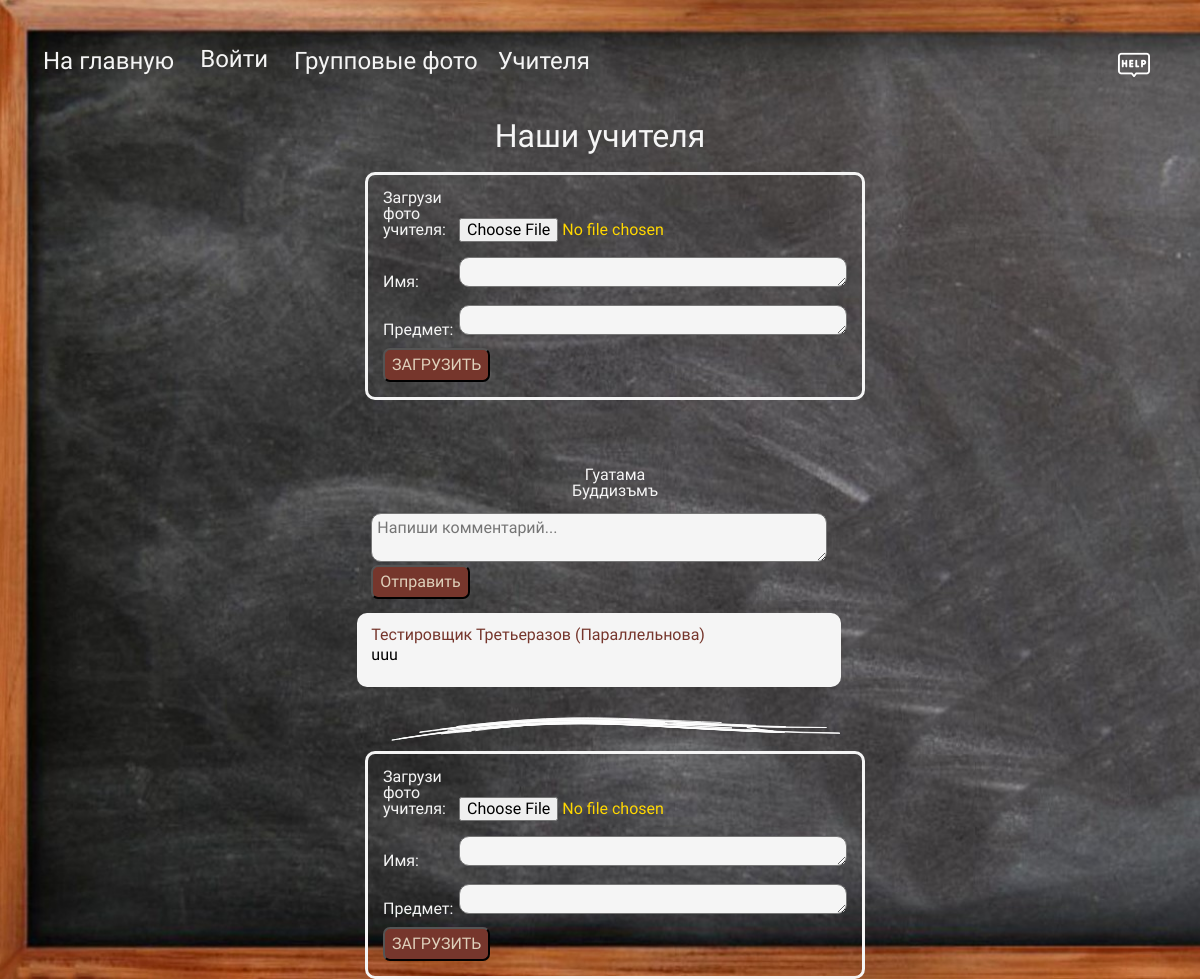
Screenshot of /teachers/ with the database file from the repository.
### reunion/models.py (models this page shows, shortened)
class Teachers(models.Model):
    user = models.ForeignKey('User', on_delete=models.CASCADE, related_name='teacher_photos')
    image = models.ImageField(upload_to='gallery/')
    name = models.TextField(blank=False)
    subject = models.TextField(blank=False)

class TeacherComment(models.Model):
    photo = models.ForeignKey('Teachers', on_delete=models.CASCADE, related_name='teacher_comments')  # комментарии под фото
    author = models.ForeignKey('User', on_delete=models.CASCADE, related_name='teacher_written_comments')  # комментарии, написанные пользователем
    text = models.TextField()

class User(AbstractUser):
    maiden_name = models.CharField(max_length=150, blank=True, null=True)
    telegram = models.CharField(max_length=150, blank=True, null=True)
    vk_profile = models.CharField(max_length=150, blank=True, null=True)
    ok_profile = models.CharField(max_length=150, blank=True, null=True)
    username = None  # полностью убираем username
    email = models.EmailField(unique=True)
    picture_young = models.ImageField(upload_to='pictures', blank=True, null=True, default='defaults/default_young.png')
    picture_teenager = models.ImageField(upload_to='pictures', blank=True, null=True, default='defaults/default_teenager.png')
    picture_old = models.ImageField(upload_to='pictures', blank=True, null=True, default='defaults/default_old.png')
    history = models.TextField(blank=True, null=True)
    slug = models.SlugField(db_index=True, default='', null=False)
    USERNAME_FIELD = 'email'
    REQUIRED_FIELDS = []
    groups = models.ManyToManyField(
        'auth.Group',
        related_name='custom_user_set',  # Уникальное имя
        blank=True,
        help_text=(
            'The groups this user belongs to. A user will get all permissions '
            'granted to each of their groups.'
        ),
        verbose_name='groups',
    )
    user_permissions = models.ManyToManyField(
        'auth.Permission',
        related_name='custom_user_set',  # Уникальное имя
        blank=True,
        help_text='Specific permissions for this user.',
        verbose_name='user permissions',
    )

### reunion/views.py (the view, shortened to what this page needs)
# urls.py: path('teachers/', views.teachers, name='teachers'),
def teachers(request):
    teachers_form = TeachersForm()
    comments_form = TeacherCommentForm()
    photos = Teachers.objects.all()
    return render(request, 'reunion/teachers.html', {'teachers_form': teachers_form,
                                                         'comments_form': comments_form,
                                                         'photos': photos})

### reunion/forms.py
class TeachersForm(forms.ModelForm):
    class Meta:
        model = Teachers
        fields = ('image', 'name', 'subject')
        labels = {'image': 'Загрузи фото учителя', 'name': 'Имя:', 'subject': 'Предмет:'}

class TeacherCommentForm(forms.ModelForm):
    class Meta:
        model = TeacherComment
        fields = ('text',)
        labels = {'text': ''}
        widgets = {
            'text': forms.Textarea(attrs={
                'rows': 2,
                'placeholder': 'Напиши комментарий...',
                'class': 'auto-resize',
            })
        }

### reunion/templates/reunion/teachers.html (shortened to what this page needs)
{% extends 'reunion/base_class.html' %}
{% load static %}
{% block content %}
    {% include 'reunion/navigation.html' %}
    <div class="header-container header-container_user-info">
        <h1>
            Наши учителя
        </h1>
    </div>
    <div class="gallery-container">
        <div class="gallery-container__upload small-textarea">
            <form method="post" enctype="multipart/form-data" class="profile-picture__form">
                {{ teachers_form}}
                <button type="submit" class="button">ЗАГРУЗИТЬ</button>
            </form>
        </div>
        <div class="gallery-container__gallery">
            {% for photo in photos %}
                <div class="gallery-container__gallery__item">
                    <div class="gallery-container__gallery__photo" id="photo-{{ photo.id }}">
                    </div>
                    <div class="gallery-container__gallery__description">
                            {{ photo.name }}
                            <br>
                            {{ photo.subject }}
                    </div>
                    <div class="comments comments__write-comment">
                        <form method="post" class="comment-form">
                            {{ comments_form.text }}
                            <button type="submit" class="button">Отправить</button>
                        </form>
                    </div>
                    {% if photo.teacher_comments.all %}
                        <div class="comments">
                          {% for comment in photo.teacher_comments.all %}
                            <div class="comment">
                                <div class="comment__author">
                                    {{ comment.author.first_name }} {{ comment.author.last_name }}
                                    {% if  comment.author.maiden_name %}
                                        ({{ comment.author.maiden_name }})
                                    {% endif %}
                                </div>
                                <div class="comment__comment">
                                    <div class="comment__comment__text">
                                        {{ comment.text|linebreaksbr }}
                                    </div>
                                </div>
                             </div>
                          {% endfor %}
                        </div>
                    {% endif %}
                    <div class="decor-stroke decor-stroke_center">
                        <img class="horizontal" src="{% static 'reunion/img/stroke_hor.svg' %}" alt="">
                    </div>
                </div>
            {% endfor %}
            {% if photos %}
                <div class="gallery-container__upload small-textarea" id="load-file">
                    <form method="post" enctype="multipart/form-data" class="profile-picture__form">
                        {{ teachers_form}}
                        <button type="submit" class="button">ЗАГРУЗИТЬ</button>
                    </form>
                </div>
            {% endif %}
        </div>
    </div>
{% endblock %}

### static/reunion/css/styles_class.css (style rules this page uses)
* { box-sizing: border-box; }
body { background-image: url("../img/blackboard.jpg"); background-attachment: fixed; background-size: cover; background-repeat: no-repeat; margin: 0; padding: 0; font-family: pangolin; }
.header-container { font-size: 2rem; text-align: center; color: whitesmoke; position: relative; }
.header-container_user-info { margin-top: 22px; }
.button { font-size: 1rem; color: #DFD0BB; background: #76362C; border-radius: 7px; height: 34px; padding-left: 7px; padding-right: 7px; }
.decor-stroke { display: flex; justify-content: left; align-content: center; width: 22px; margin-top: 10px; margin-left: 30px; }
.decor-stroke_center { display: flex; justify-content: center; align-items: center; margin: auto; margin-top: 27px; }
.horizontal { width: 450px; }
.gallery-container { margin-top: 20px; color: whitesmoke; margin-left: 30px; }
.gallery-container__upload { border: solid whitesmoke; border-radius: 10px; padding: 15px; display: block; width: max-content; margin: 10px auto 41px; }
.gallery-container__upload input { color: gold; }
.gallery-container__upload textarea { height: 50px; border-radius: 10px; background-color: whitesmoke; margin-top: 15px; padding: 4px; }
.gallery-container__upload button { margin-top: 10px; }
.gallery-container__gallery { width: max-content; margin: auto; }
.gallery-container__gallery__photo { margin: 32px 10px 10px 10px; position: relative; display: flex; justify-content: center; align-items: end; }
.gallery-container__gallery__description { text-align: center; }
.small-textarea label { display: inline-block; width: 72px; }
.small-textarea textarea { height: 30px; }
.comments { background-color: whitesmoke; color: black; width: 92%; border-radius: 10px; position: relative; padding: 14px; margin-left: 5px; }
.comments__write-comment { background: none; }
.comments textarea { background-color: whitesmoke; color: black; width: 100%; border-radius: 10px; padding: 5px; }
.comment { margin-bottom: 10px; }
.comment__author { color: #76362C; display: inline; }
.comment__comment { margin-top: 4px; display: flex; min-width: 0; align-items: end; }
.comment__comment__text { max-width: 800px; }

### rows the page displays
Teachers: name "Гуатама", subject "Буддизъмъ"
TeacherComment: author.first_name "Тестировщик", author.last_name "Третьеразов", author.maiden_name "Параллельнова", text "uuu"
